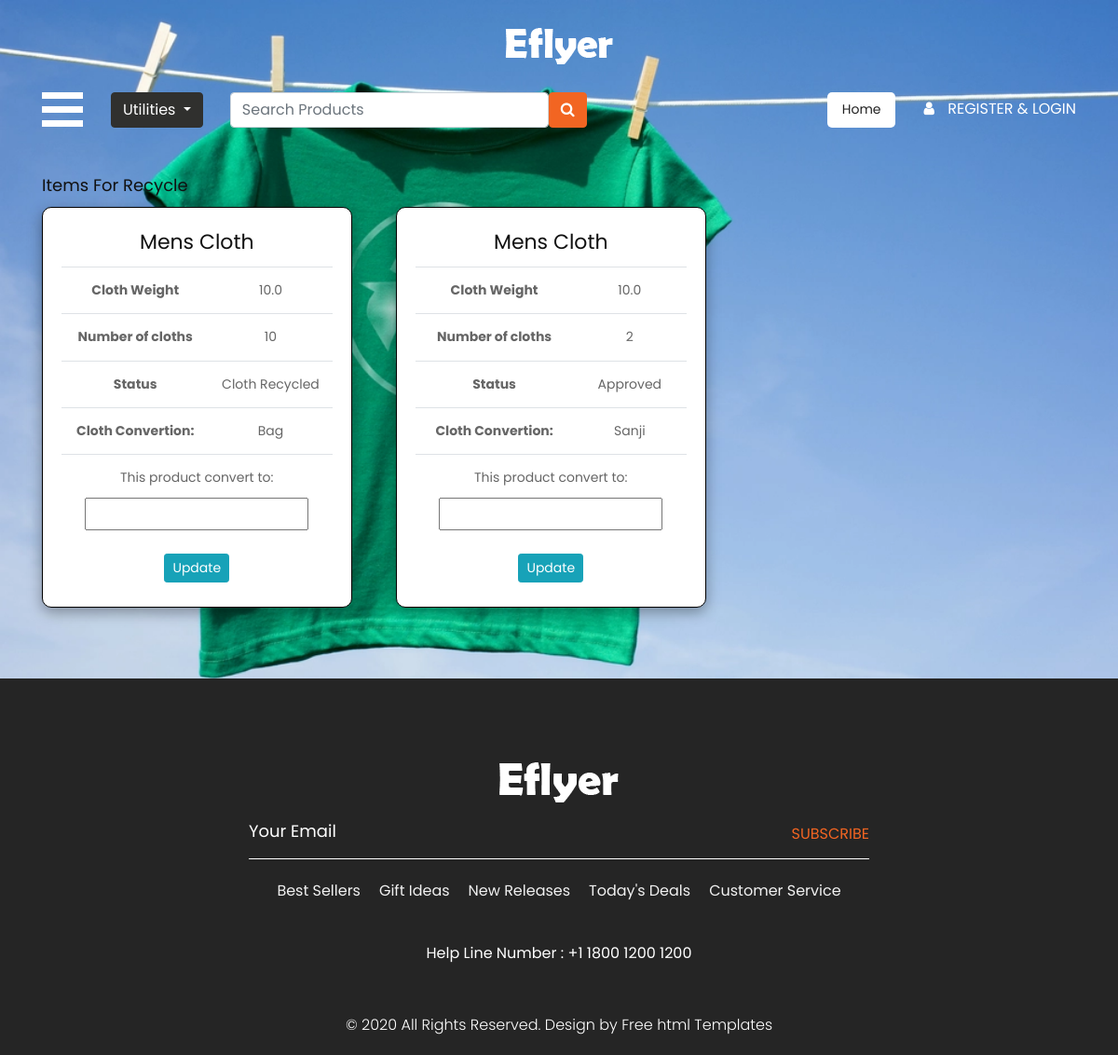
Page /ClothForRecycle on the committed database.
### Home/models.py (models this page shows)
class RecycleCloth(models.Model):
    clothcategory = models.CharField(max_length=255)
    clothweight = models.FloatField()
    numberofcloth = models.IntegerField()
    ponits = models.IntegerField(null=True,blank=True)
    approvel = models.BooleanField(default=False)
    rejection = models.BooleanField(default=False)
    status = models.CharField(max_length=255,null=True)
    user = models.ForeignKey(User,on_delete=models.CASCADE)
    recycled_product = models.CharField(max_length=255,null=True,blank=True)

### AdminApp/views.py (the view)
# urls.py: path("ClothForRecycle",views.ClothForRecycle,name="ClothForRecycle"),
def ClothForRecycle(request):
    rcitems = RecycleCloth.objects.filter(approvel = True)
    context = {
        "rcitems":rcitems
    }
    return render(request,"recyclepoduct.html",context)

### templates/recyclepoduct.html (shortened to what this page needs)
{% extends "rcindex.html" %}
{% block content %}
<div class="container mt-5">
    <h3>Items For Recycle</h3>
    <div class="row">
        {% for i in rcitems %}
        <div class="col-md-4">
            <div class="items-recycle">
                <h2>{{i.clothcategory}}</h2>
                <table class="table">
                    <tr>
                        <th>Cloth Weight</th>
                        <td>{{i.clothweight}}</td>
                    </tr>
                    <tr>
                        <th>Number of cloths</th>
                        <td>{{i.numberofcloth}}</td>
                    </tr>
                    <tr>
                        <th>Status</th>
                        <td>{{i.status}}</td>
                    </tr>
                    <tr>
                        <th>Cloth Convertion:</th>
                        <td>{{i.recycled_product}}</td>
                    </tr>
                    <tr>
                        <form action="{%url 'UpdateReStatus' i.id %}" method="post">
                        <td colspan="2">
                            <label for="">This product convert to:</label>
                            <input type="text" name="rtype" required> <br><br>
                            <button type="submit" class="btn btn-info btn-sm">Update</button>
                        </td>
                    </form>
                    </tr>
                </table>
            </div>
        </div>
        {% endfor %}
    </div>
</div>
<br><br><br>
{% endblock %}

### static/css/style.css (style rules this page uses)
* { box-sizing: border-box !important; transition: ease all 0.5s; }
html { scroll-behavior: smooth; overflow-x: hidden; }
body { color: #666666; font-size: 14px; line-height: 1.80857; font-weight: normal; overflow-x: hidden; font-family: 'Poppins', sans-serif; }
h1, h2, h3, h4, h5, h6 { letter-spacing: 0; font-weight: normal; position: relative; padding: 0 0 10px 0; font-weight: normal; line-height: normal; color: #111111; margin: 0 }
h2 { font-size: 22px }
h3 { font-size: 18px }
*, *::after, *::before { -webkit-box-sizing: border-box; -moz-box-sizing: border-box; box-sizing: border-box; }
a, .btn { text-decoration: none !important; outline: none !important; -webkit-transition: all .3s ease-in-out; -moz-transition: all .3s ease-in-out; -ms-transition: all .3s ease-in-out; -o-transition: all .3s ease-in-out; transition: all .3s ease-in-out; }
button { border: 0; margin: 0; padding: 0; cursor: pointer; }

### templates/recyclepoduct.html (style rules this page uses)
.items-recycle { width: 95%; height: 430px; border:1px solid black; background-color: white; border-radius: 10px; box-shadow: rgba(0, 0, 0, 0.35) 0px 5px 15px; padding: 20px; text-align: center; }
.items-recycle input { width: 90%; padding: 3px; }

### rows in the picture
RecycleCloth: clothcategory "Mens Cloth", clothweight "10.0", numberofcloth "10", status "Cloth Recycled", recycled_product "Bag"
RecycleCloth: clothcategory "Mens Cloth", clothweight "10.0", numberofcloth "2", status "Approved", recycled_product "Sanji"
